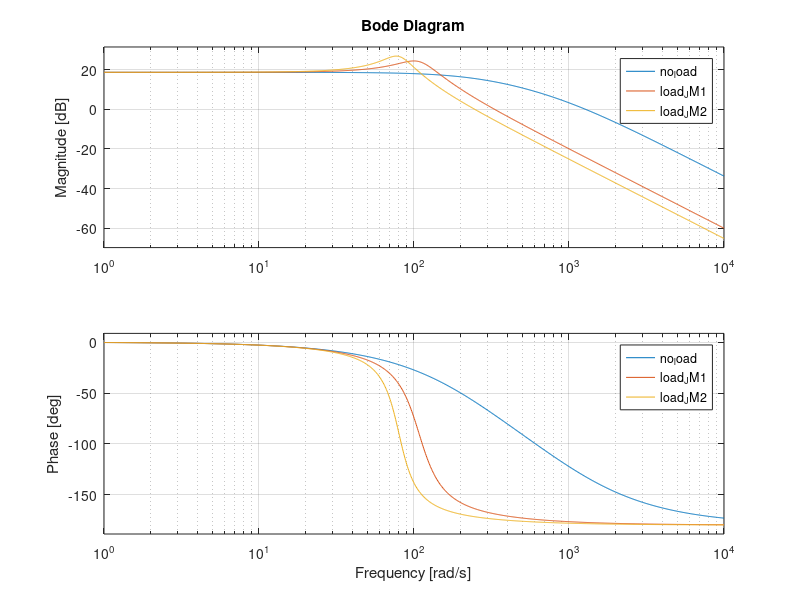

Recreate this plot in MATLAB.
Ka = 2.5;
Gear_red = 1/5.9;
num = 0.0229*Ka*Gear_red;
JM0 = 0;
JM1 = 0.00014;
JM2 = 0.00026;
den0 = [(4.686e-9)+0.00066*JM0 0.000000561+0.000005041+0.71*JM0 0.001128];
den1 = [0.000000004686+0.00066*JM1 0.000000561+0.000005041+0.71*JM0 0.001128];
den2 = [0.000000004686+0.00066*JM2 0.000000561+0.000005041+0.71*JM0 0.001128];
no_load = tf(num,den0);
load_JM1 = tf(num,den1);
load_JM2 = tf(num,den2);
bode(no_load,load_JM1,load_JM2)